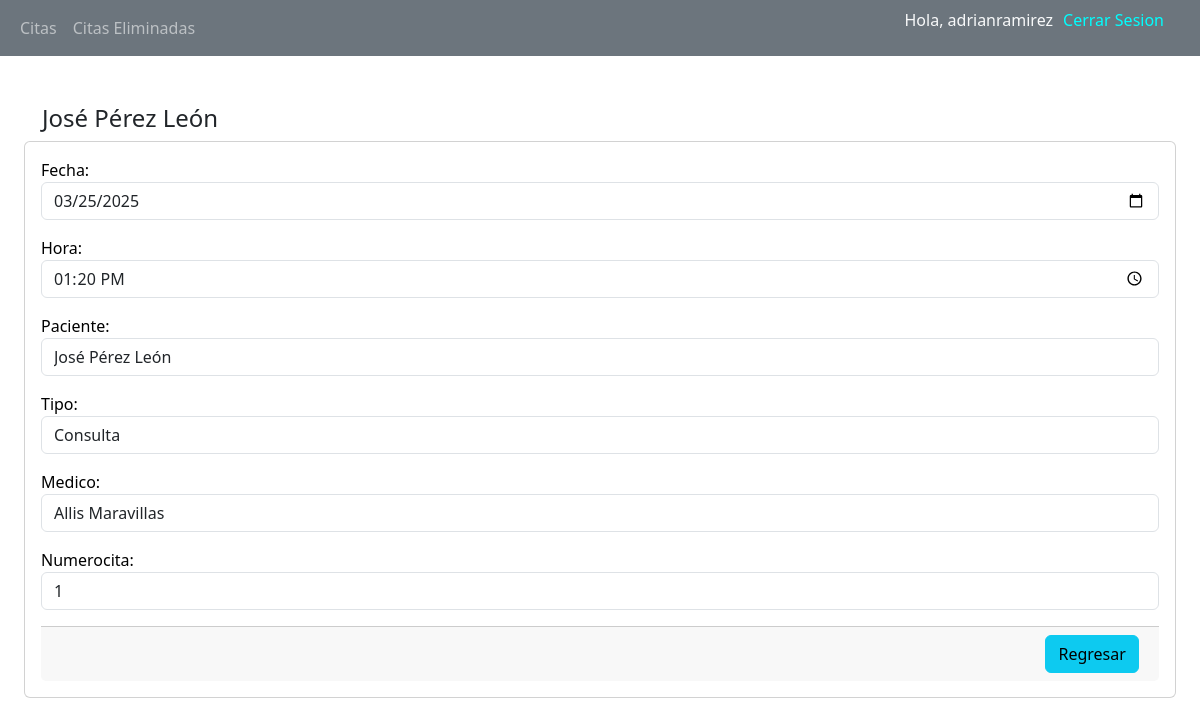
The app's page /citas-eliminadas/cita-eliminada-detalle/12/ (signed in) with its own data.
### CitasApp/models.py (models this page shows, shortened)
class Cita(models.Model):
    fecha = models.DateField()
    hora = models.TimeField()
    paciente = models.TextField()
    tipo = models.CharField(max_length=20, choices=[
        ('1', 'Consulta'),
        ('2', 'Servicio'),
        ('3', 'Tratamiento'),
        ('4', 'Otro')
    ])
    medico = models.TextField()
    numerocita = models.IntegerField()
    estatus = models.BooleanField(default=True)
    class Meta:
        verbose_name = 'cita'
        verbose_name_plural = 'citas'

### CitasAppEliminadas/views.py (the view)
# urls.py: path('cita-eliminada-detalle/<int:cita_id>/', views.citas_eliminadas_detalle, name='citas_eliminadas_detalle'),
@login_required
def citas_eliminadas_detalle(request, cita_id):
    cita = get_object_or_404(Cita, pk=cita_id)
    cita_eliminada_detalle = CitaForm(instance=cita)
    context = {
        'cita':cita,
        'cita_eliminada': cita_eliminada_detalle
    }
    return render(request, 'CitasAppEliminadas/citas_eliminadas_detalle.html', context)

### CitasApp/forms.py (called while the page is built)
    def format_value(self, value):
        if isinstance(value, str):
            try:
                value = datetime.strptime(value, '%Y-%m-%d').date()
            except ValueError:
                pass
        return value

### CitasAppEliminadas/templates/CitasAppEliminadas/citas_eliminadas_detalle.html (shortened to what this page needs)
{% extends "CitasApp/base.html" %}
{% block content %}
{% load static %}
<div class="container-fluid">
    <div class="row justify-content-center">
        <div class="col">
            <div class="jumbotron jumbotron-fluid detalle-encabezado">
                <div class="container">
                    <h4>{{ cita.paciente }}</h4>
                </div>
            </div>
            <div class="card detalle-card">
                <div class="card-body">
                    <div class="row">
                        <div class="col">
                            <form id="formulario-editar-cita">
                                {{ cita_eliminada.as_p }}
                                <div class="card-footer">
                                    <div class="row">
                                        <div class="col d-flex justify-content-end">
                                            <a href="{% url 'citas_eliminadas' %}" type="button" class="btn btn-info">Regresar</a>&nbsp;
                                        </div>
                                    </div>
                                </div>
                            </form>
                        </div>
                    </div>
                </div>
            </div>
        </div>
    </div>
</div>
{% endblock %}

### CitasApp/templates/CitasApp/base.html (shortened to what this page needs)
<!DOCTYPE html>
<html lang="es">
<head>
    {% load static %}
    <link href="https://cdn.jsdelivr.net/npm/bootstrap@5.3.0-alpha1/dist/css/bootstrap.min.css" rel="stylesheet">
    <link rel="stylesheet" href="{% static 'CitasApp/css/estilos.css' %}">
</head>
<body>
    <nav class="navbar navbar-expand-sm bg-secondary navbar-dark mb-5">
        <div class="container-fluid">
            <div class="row w-100">
                <div class="col">
                    <ul class="navbar-nav">
                        <li class="nav-item">
                            <a class="nav-link" href="{% url 'inicio' %}">Citas</a>
                        </li>
                        <li class="nav-item">
                            <a class="nav-link" href="{% url 'citas_eliminadas' %}">Citas Eliminadas</a>
                        </li>
                    </ul>
                </div>
                <div class="col d-flex justify-content-end">
                    {% if user.is_authenticated %}
                        <div class="d-flex">
                            <span class="text-light" style="margin-right: 10px;">Hola, {{ user.username }}</span>
                            <a class="nav-link mr-5" href="{% url 'singout' %}" style="color: #00ffff;">Cerrar Sesion</a>
                        </div>
                    {% endif %}
                </div>
            </div>
        </div>
    </nav>
    <div class="container-fluid">
        {% block content %}
        {% endblock %}
    </div>
</body>
</html>

### CitasApp/static/CitasApp/css/estilos.css (style rules this page uses)
a { text-decoration: none; }
p, h3 { color: #000; }

### records on screen
Cita: paciente "José Pérez León", fecha "03/25/2025", hora "13:20:00", tipo "Consulta", medico "Allis Maravillas", numerocita "1"

### other values on screen
{{ user.username }} "adrianramirez"
